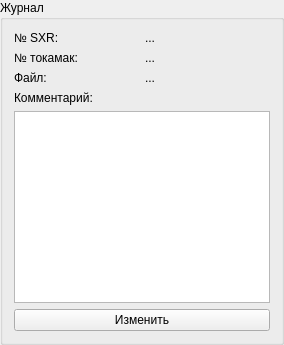
        <widget class="QGroupBox" name="groupBox_8">
         <property name="title">
          <string>Журнал</string>
         </property>
         <layout class="QGridLayout" name="gridLayout_16">
          <item row="0" column="0">
           <widget class="QLabel" name="label_7">
            <property name="text">
             <string>№ SXR:</string>
            </property>
           </widget>
          </item>
          <item row="0" column="1">
           <widget class="QLabel" name="sxrNo_label">
            <property name="text">
             <string>...</string>
            </property>
           </widget>
          </item>
          <item row="1" column="0">
           <widget class="QLabel" name="label_50">
            <property name="text">
             <string>№ токамак:</string>
            </property>
           </widget>
          </item>
          <item row="2" column="0">
           <widget class="QLabel" name="label_60">
            <property name="text">
             <string>Файл:</string>
            </property>
           </widget>
          </item>
          <item row="1" column="1">
           <widget class="QLabel" name="tokamakNo_label">
            <property name="text">
             <string>...</string>
            </property>
           </widget>
          </item>
          <item row="3" column="0">
           <widget class="QLabel" name="label_61">
            <property name="text">
             <string>Комментарий:</string>
            </property>
           </widget>
          </item>
          <item row="4" column="0" colspan="2">
           <widget class="QTextBrowser" name="comment_textBrowser">
            <property name="overwriteMode">
             <bool>false</bool>
            </property>
           </widget>
          </item>
          <item row="2" column="1">
           <widget class="QLabel" name="fileName_label">
            <property name="text">
             <string>...</string>
            </property>
           </widget>
          </item>
          <item row="5" column="0" colspan="2">
           <widget class="QPushButton" name="changeJour_pushButton">
            <property name="sizePolicy">
             <sizepolicy hsizetype="Minimum" vsizetype="Preferred">
              <horstretch>0</horstretch>
              <verstretch>0</verstretch>
             </sizepolicy>
            </property>
            <property name="text">
             <string>Изменить</string>
            </property>
           </widget>
          </item>
         </layout>
        </widget>
